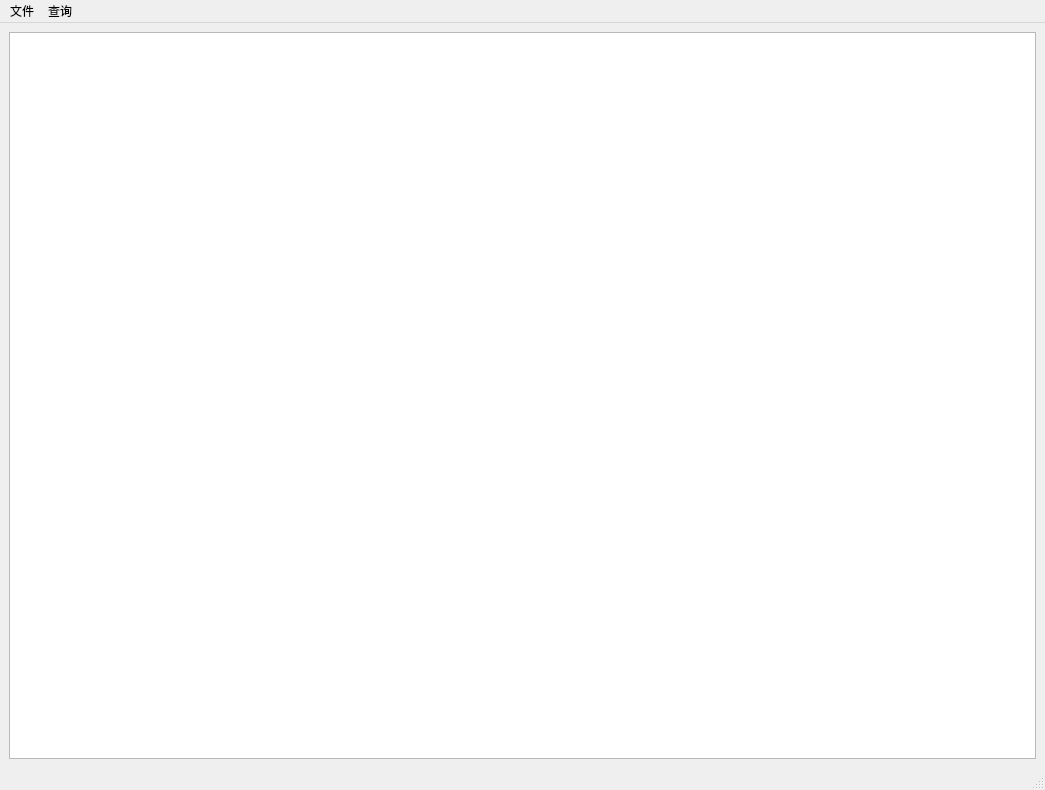
<?xml version="1.0" encoding="UTF-8"?>
<ui version="4.0">
 <class>twnlt</class>
 <widget class="QMainWindow" name="twnlt">
  <property name="geometry">
   <rect>
    <x>0</x>
    <y>0</y>
    <width>1045</width>
    <height>790</height>
   </rect>
  </property>
  <property name="maximumSize">
   <size>
    <width>1045</width>
    <height>790</height>
   </size>
  </property>
  <property name="mouseTracking">
   <bool>true</bool>
  </property>
  <property name="windowTitle">
   <string>公交换乘</string>
  </property>
  <widget class="QWidget" name="centralwidget">
   <layout class="QGridLayout" name="gridLayout">
    <item row="0" column="0">
     <widget class="QGraphicsView" name="graphicsView">
      <property name="mouseTracking">
       <bool>true</bool>
      </property>
      <property name="styleSheet">
       <string notr="true">background-image: url(:/map.png);</string>
      </property>
     </widget>
    </item>
   </layout>
  </widget>
  <widget class="QMenuBar" name="menubar">
   <property name="geometry">
    <rect>
     <x>0</x>
     <y>0</y>
     <width>1045</width>
     <height>21</height>
    </rect>
   </property>
   <widget class="QMenu" name="menu_F">
    <property name="title">
     <string>文件</string>
    </property>
    <addaction name="action_open"/>
    <addaction name="action_exit"/>
   </widget>
   <widget class="QMenu" name="menu_Q">
    <property name="title">
     <string>查询</string>
    </property>
    <addaction name="action_zszc"/>
    <addaction name="action_zdjl"/>
   </widget>
   <addaction name="menu_F"/>
   <addaction name="menu_Q"/>
  </widget>
  <widget class="QStatusBar" name="statusbar"/>
  <action name="action_zszc">
   <property name="checkable">
    <bool>true</bool>
   </property>
   <property name="text">
    <string>最少转乘</string>
   </property>
   <property name="toolTip">
    <string>最少转乘</string>
   </property>
  </action>
  <action name="action_zdjl">
   <property name="checkable">
    <bool>true</bool>
   </property>
   <property name="text">
    <string>最短路径</string>
   </property>
  </action>
  <action name="action_open">
   <property name="checkable">
    <bool>true</bool>
   </property>
   <property name="text">
    <string>读入地图</string>
   </property>
  </action>
  <action name="action_exit">
   <property name="checkable">
    <bool>true</bool>
   </property>
   <property name="text">
    <string>退出</string>
   </property>
  </action>
 </widget>
 <resources/>
 <connections/>
</ui>
